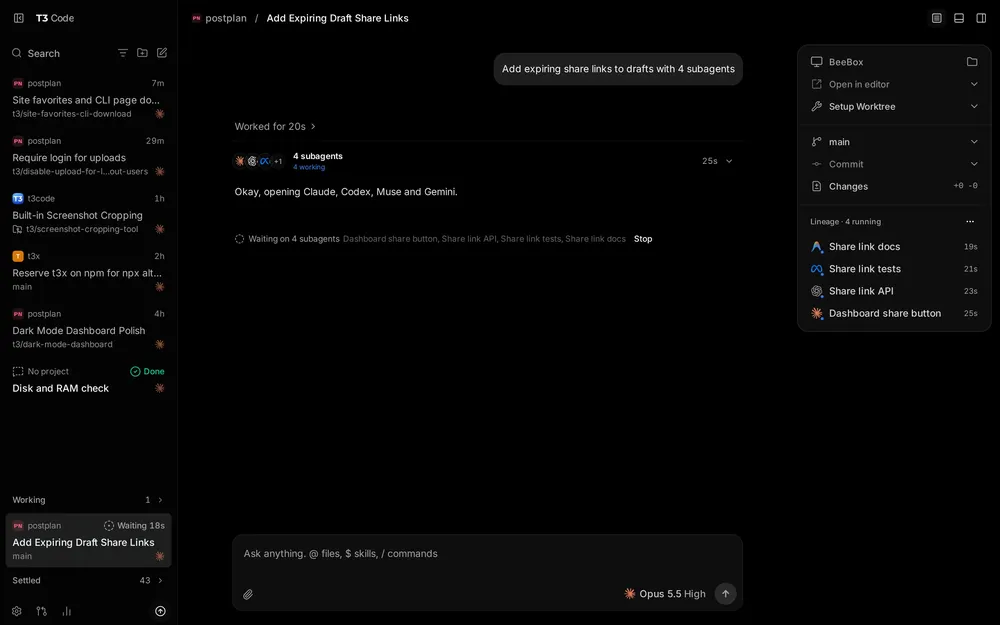
#> input picture apps/marketing/src/assets/app-desktop.webp, 1000 x 625 px, shrunk from 2880 x 1800 before the run
$ python compose.py ../../../../apps/marketing/src/assets/app-desktop.webp out.png 100
#> lines starting #> are read from the running program, lines starting #| are printed output that depends on the picture
#!/usr/bin/env python3
"""Composite a transparent capture: compose.py src out height [dark]. Needs Pillow."""

import argparse

from PIL import Image


def main():
    parser = argparse.ArgumentParser(description=__doc__)
    parser.add_argument("src")
    parser.add_argument("out")
    parser.add_argument("height", type=int, help="Content height in capture pixels (Retina is 2x)")
    parser.add_argument("theme", nargs="?", choices=["dark"])
    args = parser.parse_args()
    with Image.open(args.src) as source:
#> source is the input picture: PIL image 1000x625 RGB; mean R, G, B 6.5, 6.4, 6.4
        if not 0 < args.height <= source.height:
            parser.error("height must be within the source image")
        content = source.convert("RGBA").crop((0, 0, source.width, args.height))
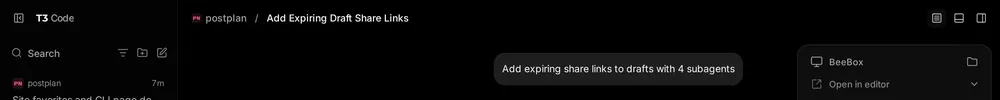
#> content: PIL image 1000x100 RGBA; mean R, G, B, A 8.4, 8.3, 8.3, 255
    backdrop = Image.new("RGBA", content.size, "#202124" if args.theme else "#eeeeee")
    Image.alpha_composite(backdrop, content).convert("RGB").save(args.out, format="PNG")


if __name__ == "__main__":
    main()
